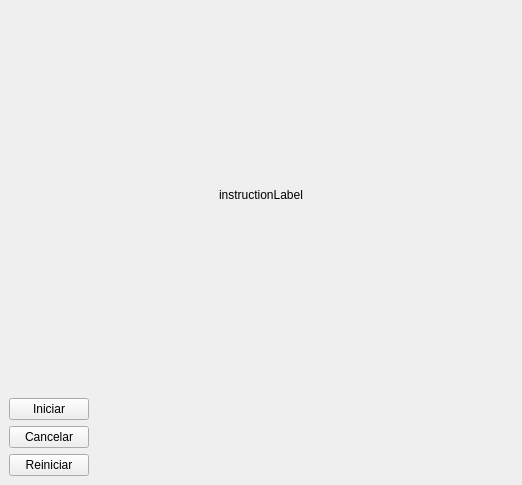
<?xml version="1.0" encoding="UTF-8"?>
<ui version="4.0">
 <class>calibrationForm</class>
 <widget class="QWidget" name="calibrationForm">
  <property name="geometry">
   <rect>
    <x>0</x>
    <y>0</y>
    <width>522</width>
    <height>485</height>
   </rect>
  </property>
  <property name="windowTitle">
   <string>Form</string>
  </property>
  <layout class="QGridLayout" name="gridLayout">
   <property name="leftMargin">
    <number>0</number>
   </property>
   <property name="topMargin">
    <number>0</number>
   </property>
   <property name="rightMargin">
    <number>0</number>
   </property>
   <property name="bottomMargin">
    <number>0</number>
   </property>
   <property name="horizontalSpacing">
    <number>0</number>
   </property>
   <item row="0" column="0">
    <widget class="QWidget" name="calibrationWidgetContainer" native="true">
     <layout class="QGridLayout" name="gridLayout_2" rowstretch="1,0,0">
      <property name="leftMargin">
       <number>0</number>
      </property>
      <property name="topMargin">
       <number>0</number>
      </property>
      <property name="rightMargin">
       <number>0</number>
      </property>
      <property name="bottomMargin">
       <number>0</number>
      </property>
      <property name="spacing">
       <number>0</number>
      </property>
      <item row="2" column="0">
       <widget class="QWidget" name="buttonsContainer" native="true">
        <layout class="QGridLayout" name="gridLayout_5">
         <item row="2" column="0">
          <widget class="QPushButton" name="restartButton">
           <property name="text">
            <string>Reiniciar</string>
           </property>
          </widget>
         </item>
         <item row="1" column="0">
          <widget class="QPushButton" name="cancelButton">
           <property name="text">
            <string>Cancelar</string>
           </property>
          </widget>
         </item>
         <item row="0" column="0">
          <widget class="QPushButton" name="startButton">
           <property name="text">
            <string>Iniciar</string>
           </property>
          </widget>
         </item>
         <item row="1" column="1">
          <spacer name="horizontalSpacer">
           <property name="orientation">
            <enum>Qt::Orientation::Horizontal</enum>
           </property>
           <property name="sizeHint" stdset="0">
            <size>
             <width>40</width>
             <height>20</height>
            </size>
           </property>
          </spacer>
         </item>
        </layout>
       </widget>
      </item>
      <item row="0" column="0">
       <widget class="QWidget" name="visualsContainer" native="true">
        <layout class="QGridLayout" name="gridLayout_4">
         <item row="0" column="0">
          <spacer name="horizontalSpacer_2">
           <property name="orientation">
            <enum>Qt::Orientation::Horizontal</enum>
           </property>
           <property name="sizeHint" stdset="0">
            <size>
             <width>40</width>
             <height>20</height>
            </size>
           </property>
          </spacer>
         </item>
         <item row="0" column="1">
          <widget class="QLabel" name="instructionLabel">
           <property name="text">
            <string>instructionLabel</string>
           </property>
           <property name="textFormat">
            <enum>Qt::TextFormat::PlainText</enum>
           </property>
           <property name="alignment">
            <set>Qt::AlignmentFlag::AlignCenter</set>
           </property>
           <property name="wordWrap">
            <bool>false</bool>
           </property>
          </widget>
         </item>
         <item row="0" column="2">
          <spacer name="horizontalSpacer_3">
           <property name="orientation">
            <enum>Qt::Orientation::Horizontal</enum>
           </property>
           <property name="sizeHint" stdset="0">
            <size>
             <width>40</width>
             <height>20</height>
            </size>
           </property>
          </spacer>
         </item>
        </layout>
       </widget>
      </item>
     </layout>
    </widget>
   </item>
  </layout>
 </widget>
 <resources/>
 <connections/>
</ui>
